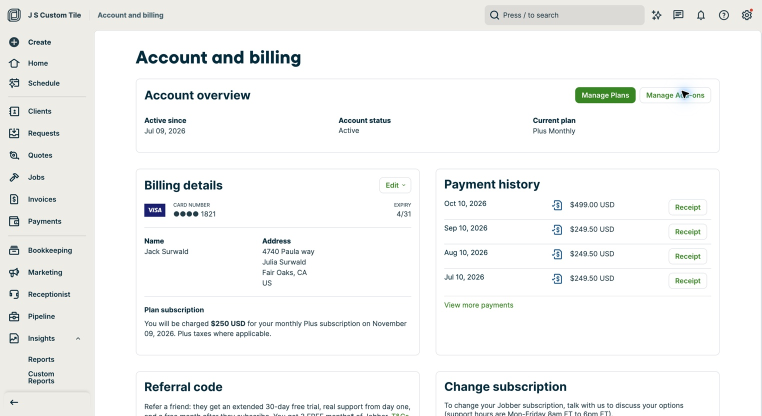
#> input picture screenshots/reference/account_billing.jpg, 1523 x 832 px, given in place of quotes.jpg, which was not available (shown at 1/2 size)
$ python crop_round5_assets.py
#> lines starting #> are read from the running program, lines starting #| are printed output that depends on the picture
"""Reproduce Round 5 artwork from the supplied reference screenshots."""
from pathlib import Path
from PIL import Image

root = Path(__file__).resolve().parent.parent
crops = {
    'quotes_deep_lawn': ('quotes', (205, 150, 620, 290)),
    'marketing_reviews_art': ('marketing', (330, 560, 630, 802)),
    'timesheets_banner_art': ('timesheets', (820, 144, 1495, 332)),
    'expenses_forwarding_art': ('expenses', (812, 224, 920, 288)),
    'onboarding_avatar': ('home', (1174, 770, 1208, 804)),
}
for name, (source, box) in crops.items():
    target = root / 'docs/round2_live_assets' / (name + '.jpg')
    with Image.open(root / 'screenshots/reference' / (source + '.jpg')) as image:
#> image is the input picture: PIL image 1523x832 RGB; mean R, G, B 243.4, 244.5, 243.6
        image.crop(box).convert('RGB').save(target, quality=98, subsampling=0)
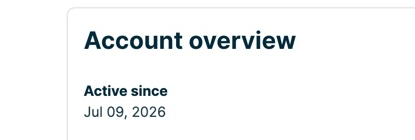
#> saved as quotes_deep_lawn.jpg: PIL image 415x140 RGB; mean R, G, B 245.6, 246.8, 247.3
    print(f'{target.name}: {box[2]-box[0]} × {box[3]-box[1]}')
#> pass 2 of the loop `for name, (source, box) in crops.items():`:
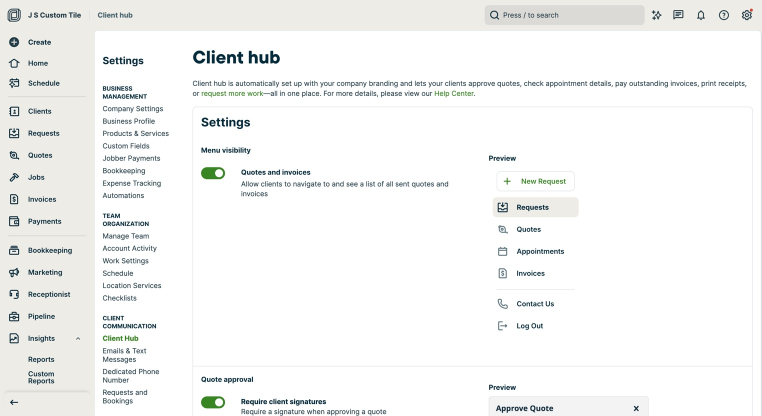
#> input picture screenshots/reference/client_hub.jpg, 1523 x 832 px, given in place of marketing.jpg, which was not available (shown at 1/2 size)
#> image is the input picture: PIL image 1523x832 RGB; mean R, G, B 244.6, 245.3, 244.5
#> `image.crop(box).convert('RGB').save(target, quality=98, subsampling=0)`:
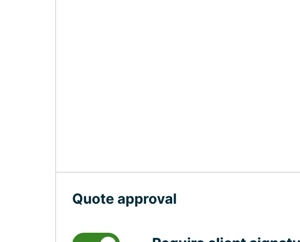
#> saved as marketing_reviews_art.jpg: PIL image 300x242 RGB; mean R, G, B 251.6, 252.3, 252
#> (the run stopped early here; a loop or call above may not have finished)
